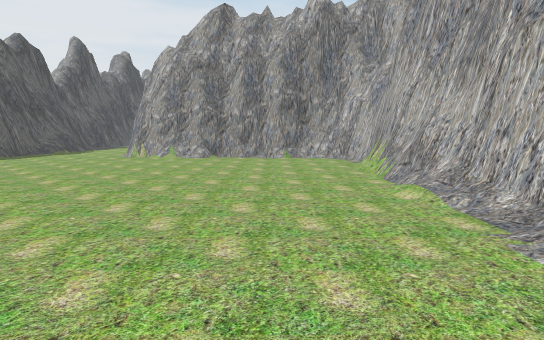
[1] (above)

24 first-person views from a walk through a 3-D level made in the Unity game engine. The camera is 1.2 m above the floor, tilts 6° down and sees 75° across. The floor is counted in squares, 2 m on a side. Each view is taken from the middle of a square. On the plan, view 1 faces up. The plan holds only what a view shows up to about 10 squares ahead; the rest is blank. The place goes on beyond the plan.

[2]
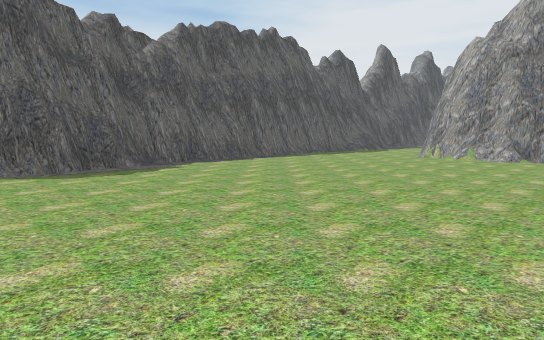

[3]
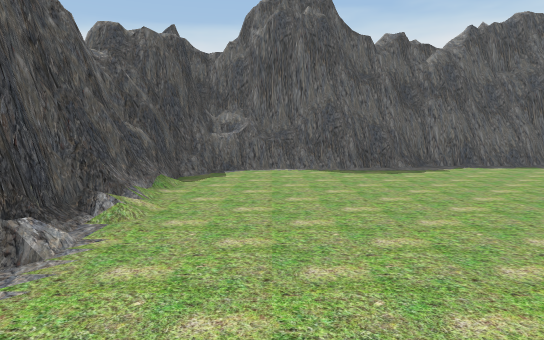

[4]
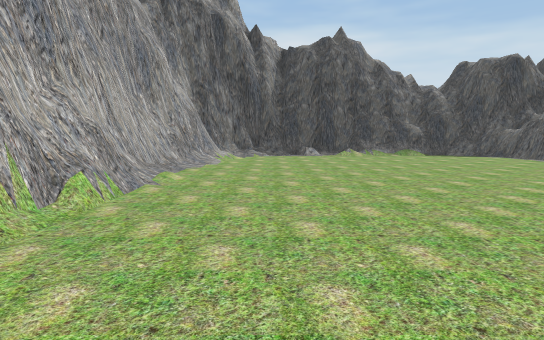

[5]
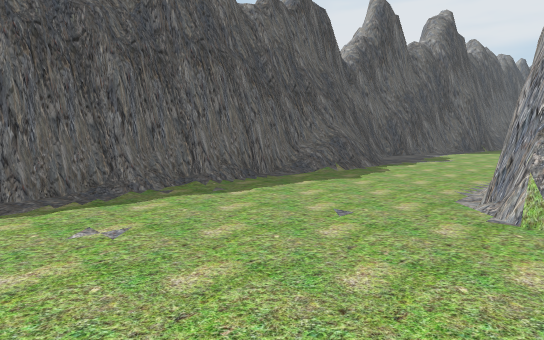

[6]
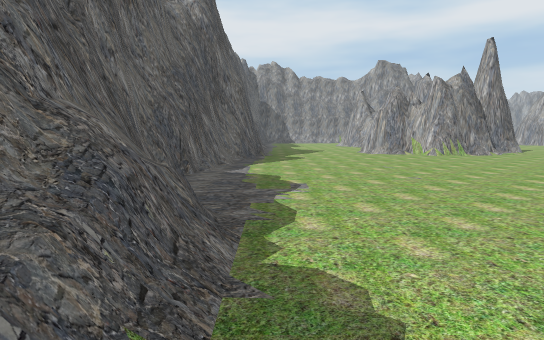

[7]
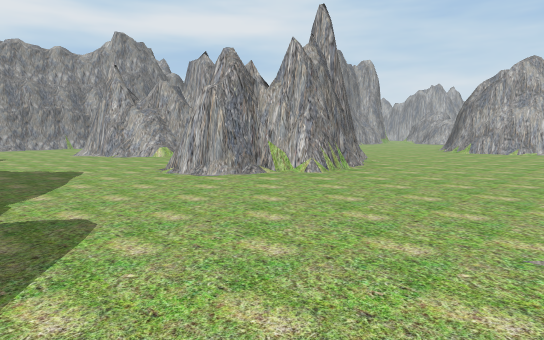

[8]
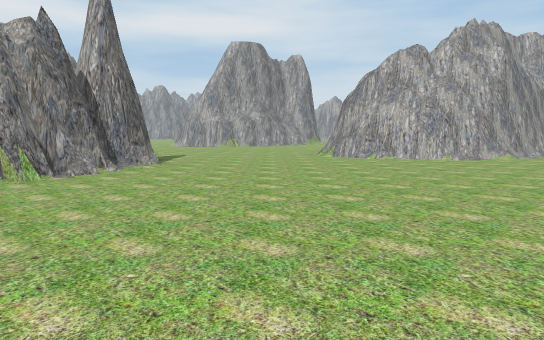

[9]
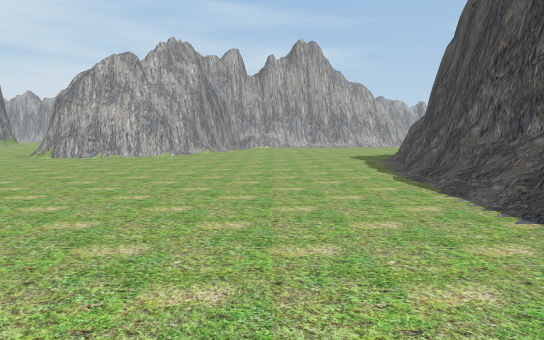

[10]
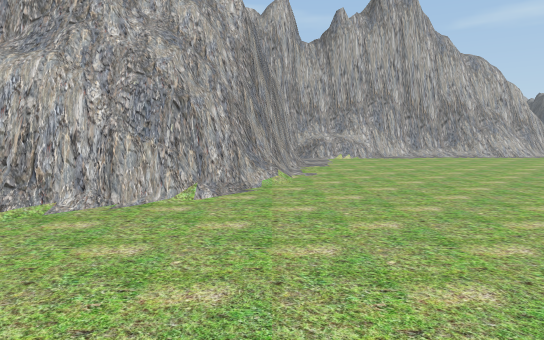

[11]
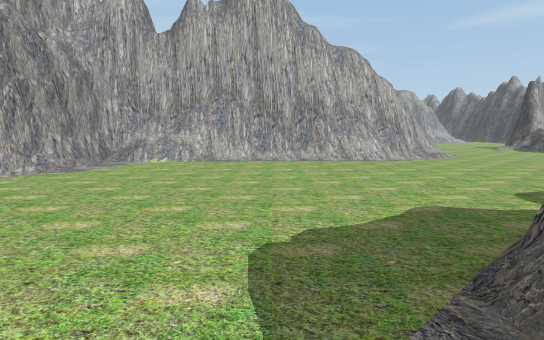

[12]
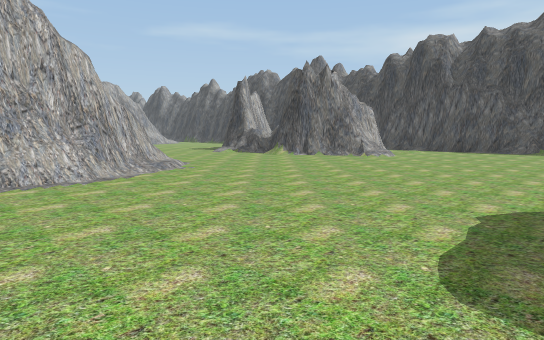

[13]
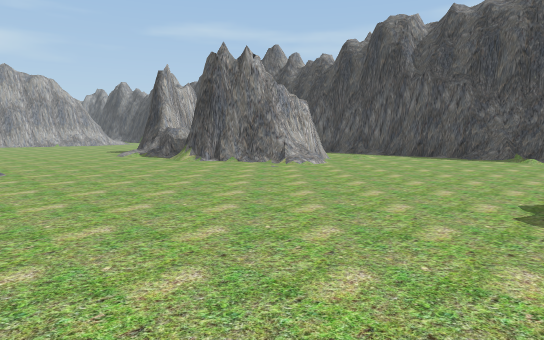

[14]
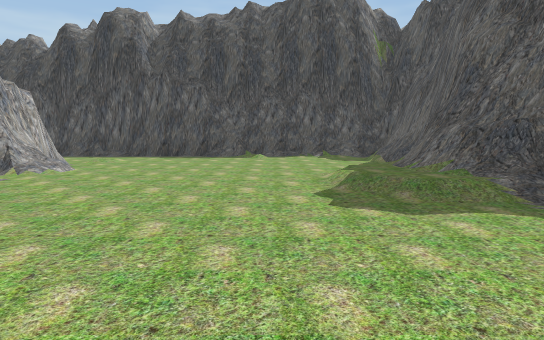

[15]
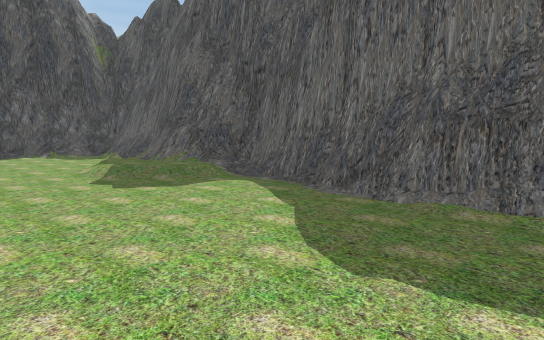

[16]
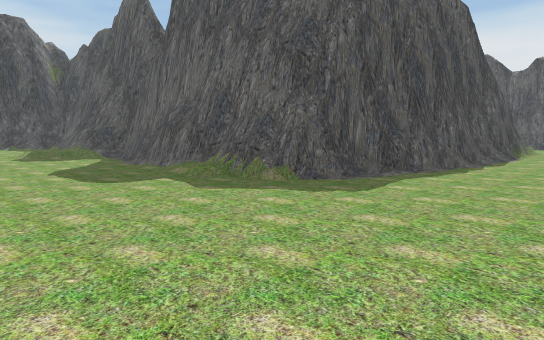

[17]
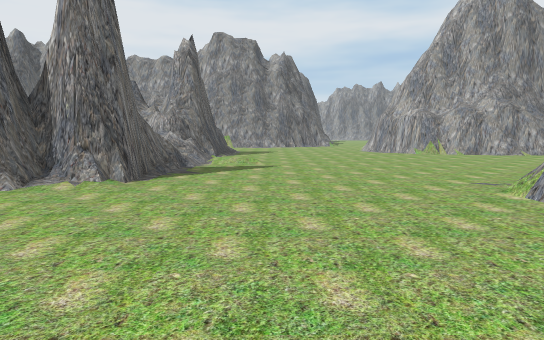

[18]
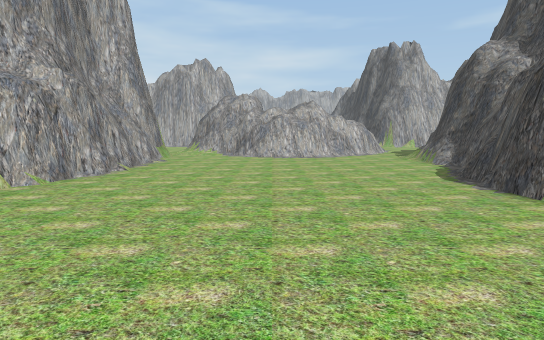

[19]
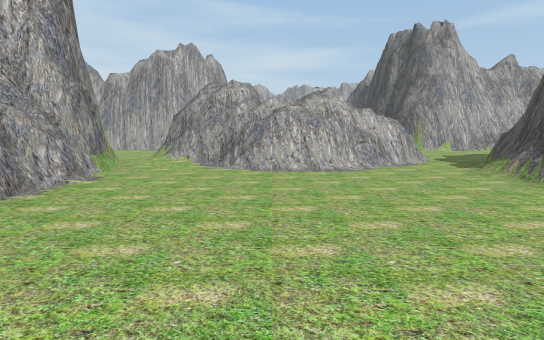

[20]
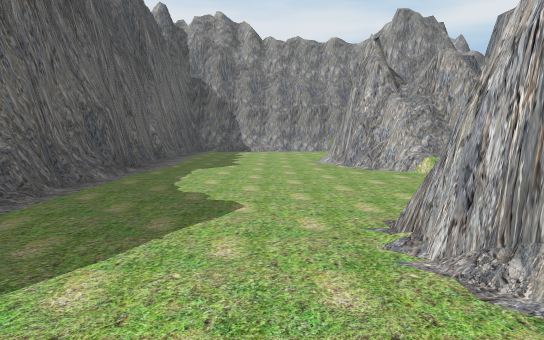

[21]
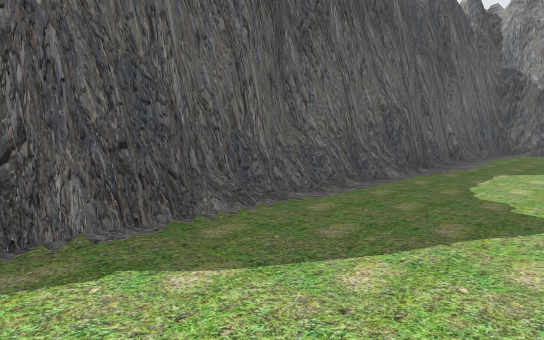

[22]
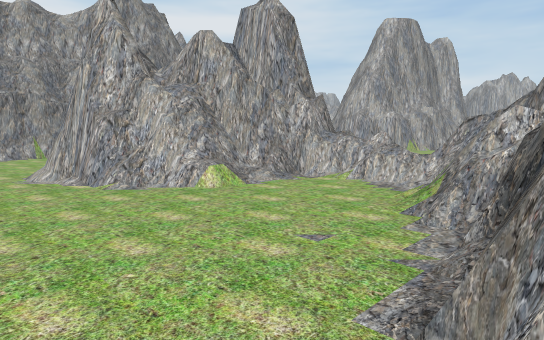

[23]
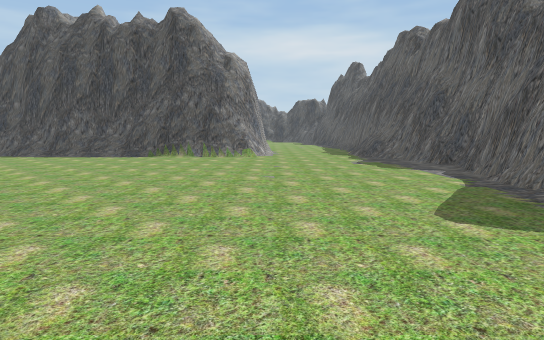

[24]
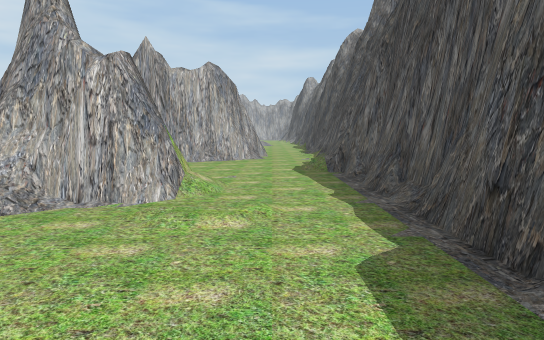

### Floor plan
Key: @ floor where view 1 was taken; # wall or solid block; . floor; / step, stairs or slope; = window, fence, low wall or low ledge; ^ raised ledge.
Columns run from 8 left of view 1 to 19 right of it. Each row starts with its distance up from view 1.
 31  ##  ###
 30  #.  ..
 29  #.....
 28  #....
 27  #....
 26  #....####......######/.
 25  #....####............/#
 24  #......##............##
 23  #......==/..........####
 22  #.....=##...........##
 21  #...#####............##
 20  #....####....####.....=
 19  #............#  #####...
 18  #............##     ##..
 17  #.............##
 16 ##..............#####
 15 #...................^#
 14 #...................^#
 13 ##..................##
 12 ##...#####........../#
 11  #...#  ######....../#
 10  #...#       #/...../#
  9  #...######  #/...../#
  8  #........#  #/......##
  7  #........#  #/........../
  6  #........#  #.............
  5  #........#  #/............
  4  #........#  #//......../.
  3  #........#  #//.....#####
  2  #........#  #......##  .#
  1  ##.......#  #......##...##
  0  ##.....@/#  #............//
 -1   #...../##  #######.####///
 -2   ########         #########

Positions as (right, up) in squares from view 1, and headings:
1: (0, 0), facing up
2: (0, 0), facing up-left
3: (1, 0), facing left
4: (0, 8), facing down
5: (-3, 6), facing up-left
6: (-6, 10), facing up
7: (-6, 16), facing up-right
8: (-2, 14), facing up-right
9: (-3, 14), facing right
10: (3, 16), facing right
11: (4, 12), facing right
12: (7, 11), facing down-right
13: (7, 8), facing down-right
14: (8, 8), facing down
15: (9, 9), facing down-left
16: (9, 14), facing down-left
17: (3, 16), facing up
18: (4, 23), facing right
19: (7, 23), facing right
20: (-4, 19), facing up
21: (-4, 19), facing up-left
22: (-4, 21), facing up-right
23: (-4, 21), facing down
24: (9, 0), facing right
